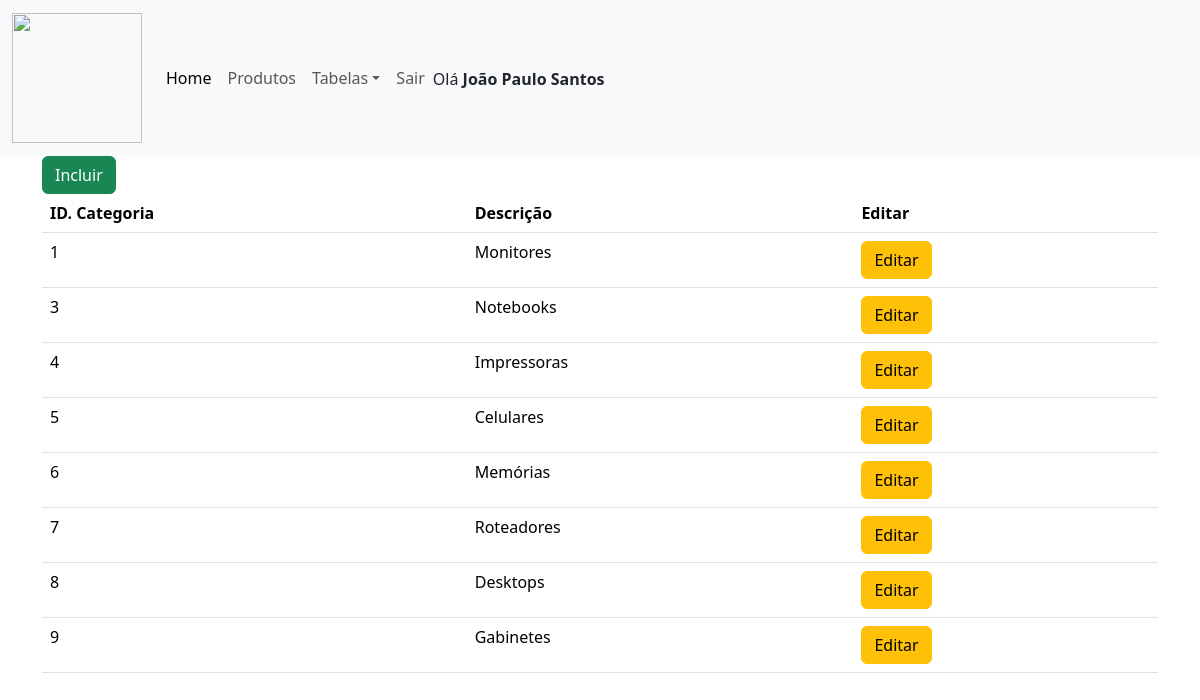
Screenshot of /admin/lista_categorias.php (signed in) with the database file from the repository.
### tables this page shows
CREATE TABLE `categorias` (
  `id_categoria` int(11) NOT NULL,
  `desc_categoria` varchar(60) NOT NULL
);

### admin/lista_categorias.php (the view, shortened to what this page needs)
<html>
<head>
    <link href="https://cdn.jsdelivr.net/npm/bootstrap@5.3.3/dist/css/bootstrap.min.css" rel="stylesheet"
>
</head>
<body>
    <?php
    include 'menu.php';
    include 'conexao.php';
    ?>
    <div class="container">
    <a href="incluir_categorias.php" button type="button" class="btn btn-success">Incluir</a>
    <br>
    <table class="table table-hover">
        <thead>
        <tr>
            <th>ID. Categoria</th>
            <th>Descrição</th>
            <th>Editar</th>
        </tr>
        </thead>
        <tbody>
            <?php
                $sql = "select * from categorias";
                $busca_categoria = mysqli_query($conexao, $sql);
                while($array = mysqli_fetch_array($busca_categoria)){
                    $id_categoria = $array['id_categoria'];
                    $desc_categoria = $array['desc_categoria'];
            ?>
            <tr>
                <td><?php echo $id_categoria ?></td>
                <td><?php echo $desc_categoria ?></td>
                <td><a href="editar_categorias.php?id_categoria=<?php echo $id_categoria ?>" button type="button" class="btn btn-warning">Editar</a></td>
            </tr>
            <?php } ?>
        </tbody>
    </table>
</div>
</body>
</html>

### rows the page displays
categorias: id_categoria "1", desc_categoria "Monitores"
categorias: id_categoria "3", desc_categoria "Notebooks"
categorias: id_categoria "4", desc_categoria "Impressoras"
categorias: id_categoria "5", desc_categoria "Celulares"
categorias: id_categoria "6", desc_categoria "Memórias"
categorias: id_categoria "7", desc_categoria "Roteadores"
categorias: id_categoria "8", desc_categoria "Desktops"
categorias: id_categoria "9", desc_categoria "Gabinetes"

### other values shown
$nome_usuario "João Paulo Santos"
